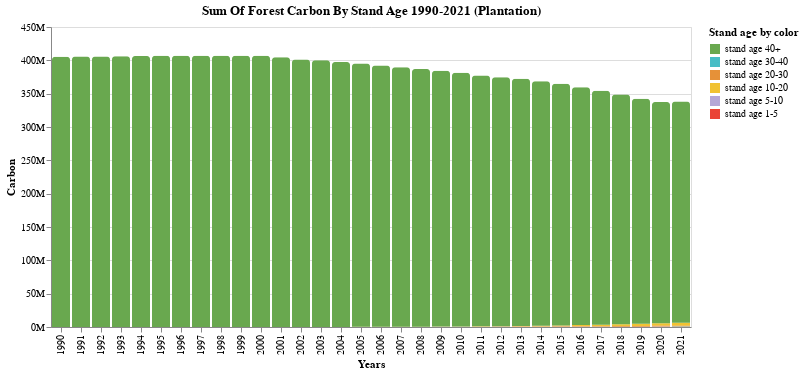

The notebook cell saved with this chart:
### Code cell
chart_title = "sum of forest carbon by stand age 1990-2021 (plantation)".title()

alt.Chart(df, title=chart_title).mark_bar(
    cornerRadiusTopLeft=3,
    cornerRadiusTopRight=3
).encode(
    alt.X('year:O', title='Years'),
    alt.Y('sumHa:Q', title='Carbon', 
          axis=alt.Axis(format='~s'),
          sort=alt.EncodingSortField(field='readable', order='ascending'),
         scale=alt.Scale(domain=[0,450000000]),
         ),
    alt.Color('readable:O',  
              sort=alt.EncodingSortField(field='sumHa', order='descending'),
              legend=alt.Legend(title="Stand age by color"), 
              scale=alt.Scale(domain = [ 'stand age 40+','stand age 30-40', 'stand age 20-30','stand age 10-20','stand age 5-10','stand age 1-5','stand age 40+'],
                              range=['#69a84f','#47bdc6','#e69138','#f1c232','#b5a7d6','#ea4335']
              ),
              # https://vega.github.io/vega/docs/schemes/#reference
             ),
#     scheme=['#69a84f','#47bdc6','#e69138','#f1c232','#b5a7d6','#ea4335'],
    order='sumHa'
)

### Figure 1 — Vega-Lite specification as saved in the notebook (floating-point values rounded to 4 significant figures)
{"config": {"view": {"continuousWidth": 400, "continuousHeight": 300}}, "data": {"name": "data-4239a91f7e676dafbb2286a08ef16621"}, "mark": {"type": "bar", "cornerRadiusTopLeft": 3, "cornerRadiusTopRight": 3}, "encoding": {"color": {"type": "ordinal", "field": "readable", "legend": {"title": "Stand age by color"}, "scale": {"domain": ["stand age 40+", "stand age 30-40", "stand age 20-30", "stand age 10-20", "stand age 5-10", "stand age 1-5", "stand age 40+"], "range": ["#69a84f", "#47bdc6", "#e69138", "#f1c232", "#b5a7d6", "#ea4335"]}, "sort": {"field": "sumHa", "order": "descending"}}, "order": {"type": "quantitative", "field": "sumHa"}, "x": {"type": "ordinal", "field": "year", "title": "Years"}, "y": {"type": "quantitative", "axis": {"format": "~s"}, "field": "sumHa", "scale": {"domain": [0, 450000000]}, "sort": {"field": "readable", "order": "ascending"}, "title": "Carbon"}}, "title": "Sum Of Forest Carbon By Stand Age 1990-2021 (Plantation)", "$schema": "https://vega.github.io/schema/vega-lite/v4.8.1.json", "datasets": {"data-4239a91f7e676dafbb2286a08ef16621": [{"system:index": "0_2", "map_name": "area_1990_carbonPlantation", "map_value": 7, "readable": "stand age 40+", "sum": 4505000000.0, ".geo": "{\"type\":\"Point\",\"coordinates\":[0.0,0.0]}", "year": "1990", "sumHa": 405400000.0}, {"system:index": "1_2", "map_name": "area_1991_carbonPlantation", "map_value": 2, "readable": "stand age 1-5", "sum": 57.78, ".geo": "{\"type\":\"Point\",\"coordinates\":[0.0,0.0]}", "year": "1991", "sumHa": 5.2}, {"system:index": "1_3", "map_name": "area_1991_carbonPlantation", "map_value": 7, "readable": "stand age 40+", "sum": 4508000000.0, ".geo": "{\"type\":\"Point\",\"coordinates\":[0.0,0.0]}", "year": "1991", "sumHa": 405700000.0}, {"system:index": "2_2", "map_name": "area_1992_carbonPlantation", "map_value": 2, "readable": "stand age 1-5", "sum": 845.2, ".geo": "{\"type\":\"Point\",\"coordinates\":[0.0,0.0]}", "year": "1992", "sumHa": 76.07}, {"system:index": "2_3", "map_name": "area_1992_carbonPlantation", "map_value": 7, "readable": "stand age 40+", "sum": 4510000000.0, ".geo": "{\"type\":\"Point\",\"coordinates\":[0.0,0.0]}", "year": "1992", "sumHa": 405900000.0}, {"system:index": "3_2", "map_name": "area_1993_carbonPlantation", "map_value": 2, "readable": "stand age 1-5", "sum": 4316.0, ".geo": "{\"type\":\"Point\",\"coordinates\":[0.0,0.0]}", "year": "1993", "sumHa": 388.5}, {"system:index": "3_3", "map_name": "area_1993_carbonPlantation", "map_value": 7, "readable": "stand age 40+", "sum": 4513000000.0, ".geo": "{\"type\":\"Point\",\"coordinates\":[0.0,0.0]}", "year": "1993", "sumHa": 406200000.0}, {"system:index": "4_2", "map_name": "area_1994_carbonPlantation", "map_value": 2, "readable": "stand age 1-5", "sum": 14000.0, ".geo": "{\"type\":\"Point\",\"coordinates\":[0.0,0.0]}", "year": "1994", "sumHa": 1260.0}, {"system:index": "4_3", "map_name": "area_1994_carbonPlantation", "map_value": 7, "readable": "stand age 40+", "sum": 4517000000.0, ".geo": "{\"type\":\"Point\",\"coordinates\":[0.0,0.0]}", "year": "1994", "sumHa": 406500000.0}, {"system:index": "5_2", "map_name": "area_1995_carbonPlantation", "map_value": 2, "readable": "stand age 1-5", "sum": 34730.0, ".geo": "{\"type\":\"Point\",\"coordinates\":[0.0,0.0]}", "year": "1995", "sumHa": 3126.0}, {"system:index": "5_3", "map_name": "area_1995_carbonPlantation", "map_value": 7, "readable": "stand age 40+", "sum": 4519000000.0, ".geo": "{\"type\":\"Point\",\"coordinates\":[0.0,0.0]}", "year": "1995", "sumHa": 406700000.0}, {"system:index": "6_2", "map_name": "area_1996_carbonPlantation", "map_value": 2, "readable": "stand age 1-5", "sum": 35220.0, ".geo": "{\"type\":\"Point\",\"coordinates\":[0.0,0.0]}", "year": "1996", "sumHa": 3170.0}, {"system:index": "6_3", "map_name": "area_1996_carbonPlantation", "map_value": 3, "readable": "stand age 5-10", "sum": 36890.0, ".geo": "{\"type\":\"Point\",\"coordinates\":[0.0,0.0]}", "year": "1996", "sumHa": 3320.0}, {"system:index": "6_4", "map_name": "area_1996_carbonPlantation", "map_value": 7, "readable": "stand age 40+", "sum": 4521000000.0, ".geo": "{\"type\":\"Point\",\"coordinates\":[0.0,0.0]}", "year": "1996", "sumHa": 406900000.0}, {"system:index": "7_2", "map_name": "area_1997_carbonPlantation", "map_value": 2, "readable": "stand age 1-5", "sum": 33960.0, ".geo": "{\"type\":\"Point\",\"coordinates\":[0.0,0.0]}", "year": "1997", "sumHa": 3057.0}, {"system:index": "7_3", "map_name": "area_1997_carbonPlantation", "map_value": 3, "readable": "stand age 5-10", "sum": 98040.0, ".geo": "{\"type\":\"Point\",\"coordinates\":[0.0,0.0]}", "year": "1997", "sumHa": 8823.0}, {"system:index": "7_4", "map_name": "area_1997_carbonPlantation", "map_value": 7, "readable": "stand age 40+", "sum": 4523000000.0, ".geo": "{\"type\":\"Point\",\"coordinates\":[0.0,0.0]}", "year": "1997", "sumHa": 407000000.0}, {"system:index": "8_2", "map_name": "area_1998_carbonPlantation", "map_value": 2, "readable": "stand age 1-5", "sum": 23090.0, ".geo": "{\"type\":\"Point\",\"coordinates\":[0.0,0.0]}", "year": "1998", "sumHa": 2078.0}, {"system:index": "8_3", "map_name": "area_1998_carbonPlantation", "map_value": 3, "readable": "stand age 5-10", "sum": 197300.0, ".geo": "{\"type\":\"Point\",\"coordinates\":[0.0,0.0]}", "year": "1998", "sumHa": 17750.0}, {"system:index": "8_4", "map_name": "area_1998_carbonPlantation", "map_value": 7, "readable": "stand age 40+", "sum": 4522000000.0, ".geo": "{\"type\":\"Point\",\"coordinates\":[0.0,0.0]}", "year": "1998", "sumHa": 407000000.0}, {"system:index": "9_2", "map_name": "area_1999_carbonPlantation", "map_value": 2, "readable": "stand age 1-5", "sum": 22270.0, ".geo": "{\"type\":\"Point\",\"coordinates\":[0.0,0.0]}", "year": "1999", "sumHa": 2004.0}, {"system:index": "9_3", "map_name": "area_1999_carbonPlantation", "map_value": 3, "readable": "stand age 5-10", "sum": 321000.0, ".geo": "{\"type\":\"Point\",\"coordinates\":[0.0,0.0]}", "year": "1999", "sumHa": 28890.0}, {"system:index": "9_4", "map_name": "area_1999_carbonPlantation", "map_value": 7, "readable": "stand age 40+", "sum": 4522000000.0, ".geo": "{\"type\":\"Point\",\"coordinates\":[0.0,0.0]}", "year": "1999", "sumHa": 407000000.0}, {"system:index": "10_2", "map_name": "area_2000_carbonPlantation", "map_value": 2, "readable": "stand age 1-5", "sum": 26000.0, ".geo": "{\"type\":\"Point\",\"coordinates\":[0.0,0.0]}", "year": "2000", "sumHa": 2340.0}, {"system:index": "10_3", "map_name": "area_2000_carbonPlantation", "map_value": 3, "readable": "stand age 5-10", "sum": 480900.0, ".geo": "{\"type\":\"Point\",\"coordinates\":[0.0,0.0]}", "year": "2000", "sumHa": 43280.0}, {"system:index": "10_4", "map_name": "area_2000_carbonPlantation", "map_value": 7, "readable": "stand age 40+", "sum": 4521000000.0, ".geo": "{\"type\":\"Point\",\"coordinates\":[0.0,0.0]}", "year": "2000", "sumHa": 406900000.0}, {"system:index": "11_2", "map_name": "area_2001_carbonPlantation", "map_value": 2, "readable": "stand age 1-5", "sum": 31130.0, ".geo": "{\"type\":\"Point\",\"coordinates\":[0.0,0.0]}", "year": "2001", "sumHa": 2802.0}, {"system:index": "11_3", "map_name": "area_2001_carbonPlantation", "map_value": 3, "readable": "stand age 5-10", "sum": 459200.0, ".geo": "{\"type\":\"Point\",\"coordinates\":[0.0,0.0]}", "year": "2001", "sumHa": 41330.0}, {"system:index": "11_4", "map_name": "area_2001_carbonPlantation", "map_value": 4, "readable": "stand age 10-20", "sum": 225900.0, ".geo": "{\"type\":\"Point\",\"coordinates\":[0.0,0.0]}", "year": "2001", "sumHa": 20330.0}, {"system:index": "11_5", "map_name": "area_2001_carbonPlantation", "map_value": 7, "readable": "stand age 40+", "sum": 4494000000.0, ".geo": "{\"type\":\"Point\",\"coordinates\":[0.0,0.0]}", "year": "2001", "sumHa": 404400000.0}, {"system:index": "12_2", "map_name": "area_2002_carbonPlantation", "map_value": 2, "readable": "stand age 1-5", "sum": 38700.0, ".geo": "{\"type\":\"Point\",\"coordinates\":[0.0,0.0]}", "year": "2002", "sumHa": 3483.0}, {"system:index": "12_3", "map_name": "area_2002_carbonPlantation", "map_value": 3, "readable": "stand age 5-10", "sum": 424600.0, ".geo": "{\"type\":\"Point\",\"coordinates\":[0.0,0.0]}", "year": "2002", "sumHa": 38210.0}, {"system:index": "12_4", "map_name": "area_2002_carbonPlantation", "map_value": 4, "readable": "stand age 10-20", "sum": 515300.0, ".geo": "{\"type\":\"Point\",\"coordinates\":[0.0,0.0]}", "year": "2002", "sumHa": 46380.0}, {"system:index": "12_5", "map_name": "area_2002_carbonPlantation", "map_value": 7, "readable": "stand age 40+", "sum": 4456000000.0, ".geo": "{\"type\":\"Point\",\"coordinates\":[0.0,0.0]}", "year": "2002", "sumHa": 401100000.0}, {"system:index": "13_2", "map_name": "area_2003_carbonPlantation", "map_value": 2, "readable": "stand age 1-5", "sum": 50720.0, ".geo": "{\"type\":\"Point\",\"coordinates\":[0.0,0.0]}", "year": "2003", "sumHa": 4565.0}, {"system:index": "13_3", "map_name": "area_2003_carbonPlantation", "map_value": 3, "readable": "stand age 5-10", "sum": 344700.0, ".geo": "{\"type\":\"Point\",\"coordinates\":[0.0,0.0]}", "year": "2003", "sumHa": 31030.0}, {"system:index": "13_4", "map_name": "area_2003_carbonPlantation", "map_value": 4, "readable": "stand age 10-20", "sum": 913500.0, ".geo": "{\"type\":\"Point\",\"coordinates\":[0.0,0.0]}", "year": "2003", "sumHa": 82220.0}, {"system:index": "13_5", "map_name": "area_2003_carbonPlantation", "map_value": 7, "readable": "stand age 40+", "sum": 4443000000.0, ".geo": "{\"type\":\"Point\",\"coordinates\":[0.0,0.0]}", "year": "2003", "sumHa": 399800000.0}, {"system:index": "14_2", "map_name": "area_2004_carbonPlantation", "map_value": 2, "readable": "stand age 1-5", "sum": 76350.0, ".geo": "{\"type\":\"Point\",\"coordinates\":[0.0,0.0]}", "year": "2004", "sumHa": 6871.0}, {"system:index": "14_3", "map_name": "area_2004_carbonPlantation", "map_value": 3, "readable": "stand age 5-10", "sum": 371400.0, ".geo": "{\"type\":\"Point\",\"coordinates\":[0.0,0.0]}", "year": "2004", "sumHa": 33430.0}, {"system:index": "14_4", "map_name": "area_2004_carbonPlantation", "map_value": 4, "readable": "stand age 10-20", "sum": 1278000.0, ".geo": "{\"type\":\"Point\",\"coordinates\":[0.0,0.0]}", "year": "2004", "sumHa": 115100.0}, {"system:index": "14_5", "map_name": "area_2004_carbonPlantation", "map_value": 7, "readable": "stand age 40+", "sum": 4414000000.0, ".geo": "{\"type\":\"Point\",\"coordinates\":[0.0,0.0]}", "year": "2004", "sumHa": 397300000.0}, {"system:index": "15_2", "map_name": "area_2005_carbonPlantation", "map_value": 2, "readable": "stand age 1-5", "sum": 161600.0, ".geo": "{\"type\":\"Point\",\"coordinates\":[0.0,0.0]}", "year": "2005", "sumHa": 14540.0}, {"system:index": "15_3", "map_name": "area_2005_carbonPlantation", "map_value": 3, "readable": "stand age 5-10", "sum": 428200.0, ".geo": "{\"type\":\"Point\",\"coordinates\":[0.0,0.0]}", "year": "2005", "sumHa": 38530.0}, {"system:index": "15_4", "map_name": "area_2005_carbonPlantation", "map_value": 4, "readable": "stand age 10-20", "sum": 1677000.0, ".geo": "{\"type\":\"Point\",\"coordinates\":[0.0,0.0]}", "year": "2005", "sumHa": 151000.0}, {"system:index": "15_5", "map_name": "area_2005_carbonPlantation", "map_value": 7, "readable": "stand age 40+", "sum": 4390000000.0, ".geo": "{\"type\":\"Point\",\"coordinates\":[0.0,0.0]}", "year": "2005", "sumHa": 395100000.0}, {"system:index": "16_2", "map_name": "area_2006_carbonPlantation", "map_value": 2, "readable": "stand age 1-5", "sum": 329100.0, ".geo": "{\"type\":\"Point\",\"coordinates\":[0.0,0.0]}", "year": "2006", "sumHa": 29620.0}, {"system:index": "16_3", "map_name": "area_2006_carbonPlantation", "map_value": 3, "readable": "stand age 5-10", "sum": 493300.0, ".geo": "{\"type\":\"Point\",\"coordinates\":[0.0,0.0]}", "year": "2006", "sumHa": 44400.0}, {"system:index": "16_4", "map_name": "area_2006_carbonPlantation", "map_value": 4, "readable": "stand age 10-20", "sum": 2145000.0, ".geo": "{\"type\":\"Point\",\"coordinates\":[0.0,0.0]}", "year": "2006", "sumHa": 193100.0}, {"system:index": "16_5", "map_name": "area_2006_carbonPlantation", "map_value": 7, "readable": "stand age 40+", "sum": 4354000000.0, ".geo": "{\"type\":\"Point\",\"coordinates\":[0.0,0.0]}", "year": "2006", "sumHa": 391900000.0}, {"system:index": "17_2", "map_name": "area_2007_carbonPlantation", "map_value": 2, "readable": "stand age 1-5", "sum": 335600.0, ".geo": "{\"type\":\"Point\",\"coordinates\":[0.0,0.0]}", "year": "2007", "sumHa": 30200.0}, {"system:index": "17_3", "map_name": "area_2007_carbonPlantation", "map_value": 3, "readable": "stand age 5-10", "sum": 855300.0, ".geo": "{\"type\":\"Point\",\"coordinates\":[0.0,0.0]}", "year": "2007", "sumHa": 76970.0}, {"system:index": "17_4", "map_name": "area_2007_carbonPlantation", "map_value": 4, "readable": "stand age 10-20", "sum": 2695000.0, ".geo": "{\"type\":\"Point\",\"coordinates\":[0.0,0.0]}", "year": "2007", "sumHa": 242500.0}, {"system:index": "17_5", "map_name": "area_2007_carbonPlantation", "map_value": 7, "readable": "stand age 40+", "sum": 4327000000.0, ".geo": "{\"type\":\"Point\",\"coordinates\":[0.0,0.0]}", "year": "2007", "sumHa": 389400000.0}, {"system:index": "18_2", "map_name": "area_2008_carbonPlantation", "map_value": 2, "readable": "stand age 1-5", "sum": 219000.0, ".geo": "{\"type\":\"Point\",\"coordinates\":[0.0,0.0]}", "year": "2008", "sumHa": 19710.0}, {"system:index": "18_3", "map_name": "area_2008_carbonPlantation", "map_value": 3, "readable": "stand age 5-10", "sum": 1494000.0, ".geo": "{\"type\":\"Point\",\"coordinates\":[0.0,0.0]}", "year": "2008", "sumHa": 134500.0}, {"system:index": "18_4", "map_name": "area_2008_carbonPlantation", "map_value": 4, "readable": "stand age 10-20", "sum": 3358000.0, ".geo": "{\"type\":\"Point\",\"coordinates\":[0.0,0.0]}", "year": "2008", "sumHa": 302200.0}, {"system:index": "18_5", "map_name": "area_2008_carbonPlantation", "map_value": 7, "readable": "stand age 40+", "sum": 4295000000.0, ".geo": "{\"type\":\"Point\",\"coordinates\":[0.0,0.0]}", "year": "2008", "sumHa": 386600000.0}, {"system:index": "19_2", "map_name": "area_2009_carbonPlantation", "map_value": 2, "readable": "stand age 1-5", "sum": 335400.0, ".geo": "{\"type\":\"Point\",\"coordinates\":[0.0,0.0]}", "year": "2009", "sumHa": 30180.0}, {"system:index": "19_3", "map_name": "area_2009_carbonPlantation", "map_value": 3, "readable": "stand age 5-10", "sum": 2067000.0, ".geo": "{\"type\":\"Point\",\"coordinates\":[0.0,0.0]}", "year": "2009", "sumHa": 186000.0}, {"system:index": "19_4", "map_name": "area_2009_carbonPlantation", "map_value": 4, "readable": "stand age 10-20", "sum": 4177000.0, ".geo": "{\"type\":\"Point\",\"coordinates\":[0.0,0.0]}", "year": "2009", "sumHa": 375900.0}, {"system:index": "19_5", "map_name": "area_2009_carbonPlantation", "map_value": 7, "readable": "stand age 40+", "sum": 4265000000.0, ".geo": "{\"type\":\"Point\",\"coordinates\":[0.0,0.0]}", "year": "2009", "sumHa": 383800000.0}, {"system:index": "20_2", "map_name": "area_2010_carbonPlantation", "map_value": 2, "readable": "stand age 1-5", "sum": 324400.0, ".geo": "{\"type\":\"Point\",\"coordinates\":[0.0,0.0]}", "year": "2010", "sumHa": 29190.0}, {"system:index": "20_3", "map_name": "area_2010_carbonPlantation", "map_value": 3, "readable": "stand age 5-10", "sum": 3129000.0, ".geo": "{\"type\":\"Point\",\"coordinates\":[0.0,0.0]}", "year": "2010", "sumHa": 281600.0}, {"system:index": "20_4", "map_name": "area_2010_carbonPlantation", "map_value": 4, "readable": "stand age 10-20", "sum": 5027000.0, ".geo": "{\"type\":\"Point\",\"coordinates\":[0.0,0.0]}", "year": "2010", "sumHa": 452400.0}, {"system:index": "20_5", "map_name": "area_2010_carbonPlantation", "map_value": 7, "readable": "stand age 40+", "sum": 4229000000.0, ".geo": "{\"type\":\"Point\",\"coordinates\":[0.0,0.0]}", "year": "2010", "sumHa": 380600000.0}, {"system:index": "21_2", "map_name": "area_2011_carbonPlantation", "map_value": 2, "readable": "stand age 1-5", "sum": 374000.0, ".geo": "{\"type\":\"Point\",\"coordinates\":[0.0,0.0]}", "year": "2011", "sumHa": 33660.0}, {"system:index": "21_3", "map_name": "area_2011_carbonPlantation", "map_value": 3, "readable": "stand age 5-10", "sum": 4448000.0, ".geo": "{\"type\":\"Point\",\"coordinates\":[0.0,0.0]}", "year": "2011", "sumHa": 400300.0}, {"system:index": "21_4", "map_name": "area_2011_carbonPlantation", "map_value": 4, "readable": "stand age 10-20", "sum": 5007000.0, ".geo": "{\"type\":\"Point\",\"coordinates\":[0.0,0.0]}", "year": "2011", "sumHa": 450700.0}, {"system:index": "21_5", "map_name": "area_2011_carbonPlantation", "map_value": 5, "readable": "stand age 20-30", "sum": 990100.0, ".geo": "{\"type\":\"Point\",\"coordinates\":[0.0,0.0]}", "year": "2011", "sumHa": 89110.0}, {"system:index": "21_6", "map_name": "area_2011_carbonPlantation", "map_value": 7, "readable": "stand age 40+", "sum": 4182000000.0, ".geo": "{\"type\":\"Point\",\"coordinates\":[0.0,0.0]}", "year": "2011", "sumHa": 376400000.0}, {"system:index": "22_2", "map_name": "area_2012_carbonPlantation", "map_value": 2, "readable": "stand age 1-5", "sum": 328300.0, ".geo": "{\"type\":\"Point\",\"coordinates\":[0.0,0.0]}", "year": "2012", "sumHa": 29540.0}, {"system:index": "22_3", "map_name": "area_2012_carbonPlantation", "map_value": 3, "readable": "stand age 5-10", "sum": 4500000.0, ".geo": "{\"type\":\"Point\",\"coordinates\":[0.0,0.0]}", "year": "2012", "sumHa": 405000.0}, {"system:index": "22_4", "map_name": "area_2012_carbonPlantation", "map_value": 4, "readable": "stand age 10-20", "sum": 6774000.0, ".geo": "{\"type\":\"Point\",\"coordinates\":[0.0,0.0]}", "year": "2012", "sumHa": 609600.0}, {"system:index": "22_5", "map_name": "area_2012_carbonPlantation", "map_value": 5, "readable": "stand age 20-30", "sum": 2088000.0, ".geo": "{\"type\":\"Point\",\"coordinates\":[0.0,0.0]}", "year": "2012", "sumHa": 188000.0}, {"system:index": "22_6", "map_name": "area_2012_carbonPlantation", "map_value": 7, "readable": "stand age 40+", "sum": 4150000000.0, ".geo": "{\"type\":\"Point\",\"coordinates\":[0.0,0.0]}", "year": "2012", "sumHa": 373500000.0}, {"system:index": "23_2", "map_name": "area_2013_carbonPlantation", "map_value": 2, "readable": "stand age 1-5", "sum": 359500.0, ".geo": "{\"type\":\"Point\",\"coordinates\":[0.0,0.0]}", "year": "2013", "sumHa": 32350.0}, {"system:index": "23_3", "map_name": "area_2013_carbonPlantation", "map_value": 3, "readable": "stand age 5-10", "sum": 3766000.0, ".geo": "{\"type\":\"Point\",\"coordinates\":[0.0,0.0]}", "year": "2013", "sumHa": 339000.0}, {"system:index": "23_4", "map_name": "area_2013_carbonPlantation", "map_value": 4, "readable": "stand age 10-20", "sum": 9568000.0, ".geo": "{\"type\":\"Point\",\"coordinates\":[0.0,0.0]}", "year": "2013", "sumHa": 861100.0}, {"system:index": "23_5", "map_name": "area_2013_carbonPlantation", "map_value": 5, "readable": "stand age 20-30", "sum": 3457000.0, ".geo": "{\"type\":\"Point\",\"coordinates\":[0.0,0.0]}", "year": "2013", "sumHa": 311100.0}, {"system:index": "23_6", "map_name": "area_2013_carbonPlantation", "map_value": 7, "readable": "stand age 40+", "sum": 4119000000.0, ".geo": "{\"type\":\"Point\",\"coordinates\":[0.0,0.0]}", "year": "2013", "sumHa": 370700000.0}, {"system:index": "24_2", "map_name": "area_2014_carbonPlantation", "map_value": 2, "readable": "stand age 1-5", "sum": 383200.0, ".geo": "{\"type\":\"Point\",\"coordinates\":[0.0,0.0]}", "year": "2014", "sumHa": 34490.0}, {"system:index": "24_3", "map_name": "area_2014_carbonPlantation", "map_value": 3, "readable": "stand age 5-10", "sum": 4823000.0, ".geo": "{\"type\":\"Point\",\"coordinates\":[0.0,0.0]}", "year": "2014", "sumHa": 434100.0}, {"system:index": "24_4", "map_name": "area_2014_carbonPlantation", "map_value": 4, "readable": "stand age 10-20", "sum": 11610000.0, ".geo": "{\"type\":\"Point\",\"coordinates\":[0.0,0.0]}", "year": "2014", "sumHa": 1045000.0}, {"system:index": "24_5", "map_name": "area_2014_carbonPlantation", "map_value": 5, "readable": "stand age 20-30", "sum": 4429000.0, ".geo": "{\"type\":\"Point\",\"coordinates\":[0.0,0.0]}", "year": "2014", "sumHa": 398700.0}, {"system:index": "24_6", "map_name": "area_2014_carbonPlantation", "map_value": 7, "readable": "stand age 40+", "sum": 4076000000.0, ".geo": "{\"type\":\"Point\",\"coordinates\":[0.0,0.0]}", "year": "2014", "sumHa": 366800000.0}, {"system:index": "25_2", "map_name": "area_2015_carbonPlantation", "map_value": 2, "readable": "stand age 1-5", "sum": 429200.0, ".geo": "{\"type\":\"Point\",\"coordinates\":[0.0,0.0]}", "year": "2015", "sumHa": 38630.0}, {"system:index": "25_3", "map_name": "area_2015_carbonPlantation", "map_value": 3, "readable": "stand age 5-10", "sum": 4786000.0, ".geo": "{\"type\":\"Point\",\"coordinates\":[0.0,0.0]}", "year": "2015", "sumHa": 430700.0}, {"system:index": "25_4", "map_name": "area_2015_carbonPlantation", "map_value": 4, "readable": "stand age 10-20", "sum": 15470000.0, ".geo": "{\"type\":\"Point\",\"coordinates\":[0.0,0.0]}", "year": "2015", "sumHa": 1392000.0}, {"system:index": "25_5", "map_name": "area_2015_carbonPlantation", "map_value": 5, "readable": "stand age 20-30", "sum": 5349000.0, ".geo": "{\"type\":\"Point\",\"coordinates\":[0.0,0.0]}", "year": "2015", "sumHa": 481400.0}, {"system:index": "25_6", "map_name": "area_2015_carbonPlantation", "map_value": 7, "readable": "stand age 40+", "sum": 4029000000.0, ".geo": "{\"type\":\"Point\",\"coordinates\":[0.0,0.0]}", "year": "2015", "sumHa": 362700000.0}, {"system:index": "26_2", "map_name": "area_2016_carbonPlantation", "map_value": 2, "readable": "stand age 1-5", "sum": 450100.0, ".geo": "{\"type\":\"Point\",\"coordinates\":[0.0,0.0]}", "year": "2016", "sumHa": 40510.0}, {"system:index": "26_3", "map_name": "area_2016_carbonPlantation", "map_value": 3, "readable": "stand age 5-10", "sum": 5204000.0, ".geo": "{\"type\":\"Point\",\"coordinates\":[0.0,0.0]}", "year": "2016", "sumHa": 468400.0}, {"system:index": "26_4", "map_name": "area_2016_carbonPlantation", "map_value": 4, "readable": "stand age 10-20", "sum": 19520000.0, ".geo": "{\"type\":\"Point\",\"coordinates\":[0.0,0.0]}", "year": "2016", "sumHa": 1757000.0}, {"system:index": "26_5", "map_name": "area_2016_carbonPlantation", "map_value": 5, "readable": "stand age 20-30", "sum": 6376000.0, ".geo": "{\"type\":\"Point\",\"coordinates\":[0.0,0.0]}", "year": "2016", "sumHa": 573900.0}, {"system:index": "26_6", "map_name": "area_2016_carbonPlantation", "map_value": 7, "readable": "stand age 40+", "sum": 3965000000.0, ".geo": "{\"type\":\"Point\",\"coordinates\":[0.0,0.0]}", "year": "2016", "sumHa": 356900000.0}, {"system:index": "27_2", "map_name": "area_2017_carbonPlantation", "map_value": 2, "readable": "stand age 1-5", "sum": 362000.0, ".geo": "{\"type\":\"Point\",\"coordinates\":[0.0,0.0]}", "year": "2017", "sumHa": 32580.0}, {"system:index": "27_3", "map_name": "area_2017_carbonPlantation", "map_value": 3, "readable": "stand age 5-10", "sum": 5070000.0, ".geo": "{\"type\":\"Point\",\"coordinates\":[0.0,0.0]}", "year": "2017", "sumHa": 456300.0}, {"system:index": "27_4", "map_name": "area_2017_carbonPlantation", "map_value": 4, "readable": "stand age 10-20", "sum": 24890000.0, ".geo": "{\"type\":\"Point\",\"coordinates\":[0.0,0.0]}", "year": "2017", "sumHa": 2241000.0}, {"system:index": "27_5", "map_name": "area_2017_carbonPlantation", "map_value": 5, "readable": "stand age 20-30", "sum": 7534000.0, ".geo": "{\"type\":\"Point\",\"coordinates\":[0.0,0.0]}", "year": "2017", "sumHa": 678100.0}, {"system:index": "27_6", "map_name": "area_2017_carbonPlantation", "map_value": 7, "readable": "stand age 40+", "sum": 3899000000.0, ".geo": "{\"type\":\"Point\",\"coordinates\":[0.0,0.0]}", "year": "2017", "sumHa": 350900000.0}, {"system:index": "28_2", "map_name": "area_2018_carbonPlantation", "map_value": 2, "readable": "stand age 1-5", "sum": 397300.0, ".geo": "{\"type\":\"Point\",\"coordinates\":[0.0,0.0]}", "year": "2018", "sumHa": 35760.0}, {"system:index": "28_3", "map_name": "area_2018_carbonPlantation", "map_value": 3, "readable": "stand age 5-10", "sum": 5431000.0, ".geo": "{\"type\":\"Point\",\"coordinates\":[0.0,0.0]}", "year": "2018", "sumHa": 488800.0}, {"system:index": "28_4", "map_name": "area_2018_carbonPlantation", "map_value": 4, "readable": "stand age 10-20", "sum": 30240000.0, ".geo": "{\"type\":\"Point\",\"coordinates\":[0.0,0.0]}", "year": "2018", "sumHa": 2722000.0}, {"system:index": "28_5", "map_name": "area_2018_carbonPlantation", "map_value": 5, "readable": "stand age 20-30", "sum": 8953000.0, ".geo": "{\"type\":\"Point\",\"coordinates\":[0.0,0.0]}", "year": "2018", "sumHa": 805700.0}, {"system:index": "28_6", "map_name": "area_2018_carbonPlantation", "map_value": 7, "readable": "stand age 40+", "sum": 3829000000.0, ".geo": "{\"type\":\"Point\",\"coordinates\":[0.0,0.0]}", "year": "2018", "sumHa": 344600000.0}, {"system:index": "29_2", "map_name": "area_2019_carbonPlantation", "map_value": 2, "readable": "stand age 1-5", "sum": 504100.0, ".geo": "{\"type\":\"Point\",\"coordinates\":[0.0,0.0]}", "year": "2019", "sumHa": 45360.0}, {"system:index": "29_3", "map_name": "area_2019_carbonPlantation", "map_value": 3, "readable": "stand age 5-10", "sum": 5634000.0, ".geo": "{\"type\":\"Point\",\"coordinates\":[0.0,0.0]}", "year": "2019", "sumHa": 507100.0}, {"system:index": "29_4", "map_name": "area_2019_carbonPlantation", "map_value": 4, "readable": "stand age 10-20", "sum": 36160000.0, ".geo": "{\"type\":\"Point\",\"coordinates\":[0.0,0.0]}", "year": "2019", "sumHa": 3254000.0}, {"system:index": "29_5", "map_name": "area_2019_carbonPlantation", "map_value": 5, "readable": "stand age 20-30", "sum": 10770000.0, ".geo": "{\"type\":\"Point\",\"coordinates\":[0.0,0.0]}", "year": "2019", "sumHa": 968900.0}, {"system:index": "29_6", "map_name": "area_2019_carbonPlantation", "map_value": 7, "readable": "stand age 40+", "sum": 3751000000.0, ".geo": "{\"type\":\"Point\",\"coordinates\":[0.0,0.0]}", "year": "2019", "sumHa": 337500000.0}, {"system:index": "30_2", "map_name": "area_2020_carbonPlantation", "map_value": 2, "readable": "stand age 1-5", "sum": 580700.0, ".geo": "{\"type\":\"Point\",\"coordinates\":[0.0,0.0]}", "year": "2020", "sumHa": 52260.0}, {"system:index": "30_3", "map_name": "area_2020_carbonPlantation", "map_value": 3, "readable": "stand age 5-10", "sum": 6004000.0, ".geo": "{\"type\":\"Point\",\"coordinates\":[0.0,0.0]}", "year": "2020", "sumHa": 540300.0}, {"system:index": "30_4", "map_name": "area_2020_carbonPlantation", "map_value": 4, "readable": "stand age 10-20", "sum": 43100000.0, ".geo": "{\"type\":\"Point\",\"coordinates\":[0.0,0.0]}", "year": "2020", "sumHa": 3879000.0}, {"system:index": "30_5", "map_name": "area_2020_carbonPlantation", "map_value": 5, "readable": "stand age 20-30", "sum": 12350000.0, ".geo": "{\"type\":\"Point\",\"coordinates\":[0.0,0.0]}", "year": "2020", "sumHa": 1111000.0}, {"system:index": "30_6", "map_name": "area_2020_carbonPlantation", "map_value": 7, "readable": "stand age 40+", "sum": 3687000000.0, ".geo": "{\"type\":\"Point\",\"coordinates\":[0.0,0.0]}", "year": "2020", "sumHa": 331800000.0}, {"system:index": "31_1", "map_name": "area_2021_carbonPlantation", "map_value": 2, "readable": "stand age 1-5", "sum": 705100.0, ".geo": "{\"type\":\"Point\",\"coordinates\":[0.0,0.0]}", "year": "2021", "sumHa": 63460.0}, {"system:index": "31_2", "map_name": "area_2021_carbonPlantation", "map_value": 3, "readable": "stand age 5-10", "sum": 6187000.0, ".geo": "{\"type\":\"Point\",\"coordinates\":[0.0,0.0]}", "year": "2021", "sumHa": 556900.0}, {"system:index": "31_3", "map_name": "area_2021_carbonPlantation", "map_value": 4, "readable": "stand age 10-20", "sum": 51130000.0, ".geo": "{\"type\":\"Point\",\"coordinates\":[0.0,0.0]}", "year": "2021", "sumHa": 4602000.0}, {"system:index": "31_4", "map_name": "area_2021_carbonPlantation", "map_value": 5, "readable": "stand age 20-30", "sum": 12500000.0, ".geo": "{\"type\":\"Point\",\"coordinates\":[0.0,0.0]}", "year": "2021", "sumHa": 1125000.0}, {"system:index": "31_5", "map_name": "area_2021_carbonPlantation", "map_value": 6, "readable": "stand age 30-40", "sum": 1749000.0, ".geo": "{\"type\":\"Point\",\"coordinates\":[0.0,0.0]}", "year": "2021", "sumHa": 157400.0}, {"system:index": "31_6", "map_name": "area_2021_carbonPlantation", "map_value": 7, "readable": "stand age 40+", "sum": 3688000000.0, ".geo": "{\"type\":\"Point\",\"coordinates\":[0.0,0.0]}", "year": "2021", "sumHa": 331900000.0}]}}
